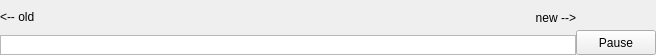
<?xml version="1.0" encoding="UTF-8"?>
<ui version="4.0">
 <class>TimelinePane</class>
 <widget class="QWidget" name="TimelinePane">
  <property name="geometry">
   <rect>
    <x>0</x>
    <y>0</y>
    <width>656</width>
    <height>55</height>
   </rect>
  </property>
  <property name="sizePolicy">
   <sizepolicy hsizetype="Preferred" vsizetype="Preferred">
    <horstretch>1</horstretch>
    <verstretch>1</verstretch>
   </sizepolicy>
  </property>
  <property name="minimumSize">
   <size>
    <width>150</width>
    <height>35</height>
   </size>
  </property>
  <property name="maximumSize">
   <size>
    <width>16777215</width>
    <height>55</height>
   </size>
  </property>
  <property name="windowTitle">
   <string>Robot Monitor Timeline</string>
  </property>
  <layout class="QHBoxLayout" name="horizontalLayout_2">
   <property name="spacing">
    <number>0</number>
   </property>
   <property name="margin">
    <number>0</number>
   </property>
   <item>
    <layout class="QVBoxLayout" name="verticalLayout">
     <property name="spacing">
      <number>0</number>
     </property>
     <item>
      <layout class="QHBoxLayout" name="horizontalLayout">
       <item>
        <widget class="QLabel" name="label">
         <property name="font">
          <font>
           <pointsize>9</pointsize>
          </font>
         </property>
         <property name="text">
          <string>&lt;-- old</string>
         </property>
         <property name="textFormat">
          <enum>Qt::AutoText</enum>
         </property>
        </widget>
       </item>
       <item>
        <widget class="QLabel" name="_msg_label">
         <property name="text">
          <string/>
         </property>
         <property name="alignment">
          <set>Qt::AlignCenter</set>
         </property>
        </widget>
       </item>
       <item>
        <widget class="QLabel" name="label_2">
         <property name="font">
          <font>
           <pointsize>9</pointsize>
           <italic>false</italic>
          </font>
         </property>
         <property name="text">
          <string>new --&gt;</string>
         </property>
         <property name="alignment">
          <set>Qt::AlignRight|Qt::AlignTrailing|Qt::AlignVCenter</set>
         </property>
        </widget>
       </item>
      </layout>
     </item>
     <item>
      <widget class="TimelineView" name="_timeline_view">
       <property name="maximumSize">
        <size>
         <width>16777215</width>
         <height>20</height>
        </size>
       </property>
       <property name="verticalScrollBarPolicy">
        <enum>Qt::ScrollBarAlwaysOff</enum>
       </property>
       <property name="horizontalScrollBarPolicy">
        <enum>Qt::ScrollBarAlwaysOff</enum>
       </property>
      </widget>
     </item>
    </layout>
   </item>
   <item>
    <layout class="QVBoxLayout" name="verticalLayout_2">
     <item>
      <spacer name="verticalSpacer">
       <property name="orientation">
        <enum>Qt::Vertical</enum>
       </property>
       <property name="sizeHint" stdset="0">
        <size>
         <width>20</width>
         <height>40</height>
        </size>
       </property>
      </spacer>
     </item>
     <item>
      <widget class="QPushButton" name="_pause_button">
       <property name="minimumSize">
        <size>
         <width>50</width>
         <height>25</height>
        </size>
       </property>
       <property name="maximumSize">
        <size>
         <width>80</width>
         <height>50</height>
        </size>
       </property>
       <property name="text">
        <string>Pause</string>
       </property>
       <property name="checkable">
        <bool>true</bool>
       </property>
      </widget>
     </item>
    </layout>
   </item>
  </layout>
 </widget>
 <customwidgets>
  <customwidget>
   <class>TimelineView</class>
   <extends>QGraphicsView</extends>
   <header>rqt_robot_monitor.timeline</header>
  </customwidget>
 </customwidgets>
 <resources/>
 <connections/>
</ui>
